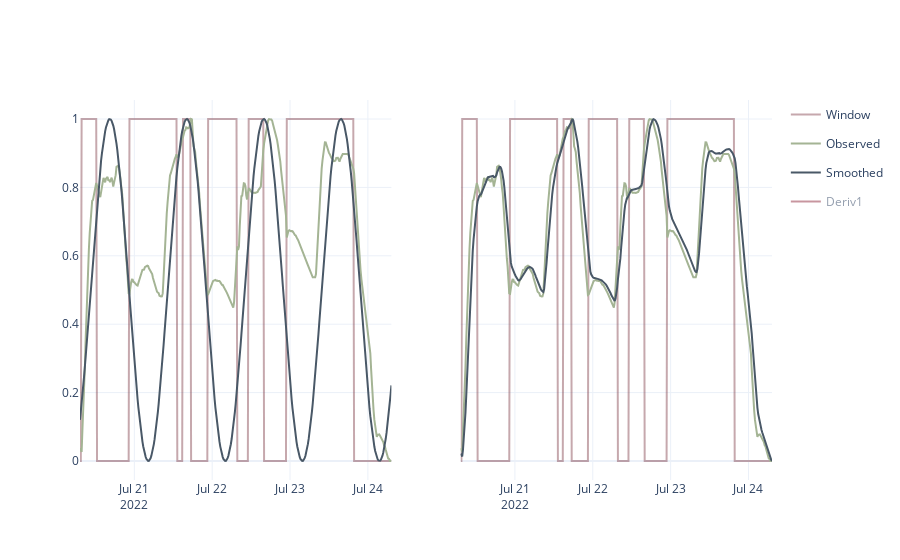

Write notebook code for a chart like this one.
### Code cell
fig = make_subplots(rows=1, cols=2, shared_yaxes=True)

s2, s3 = [[obj.window_norm, obj.temp_norm, obj.smooth_series, obj.deriv] for obj in [w2, w3]]
names = ["Window", "Observed", "Smoothed", "Deriv1"]
opacities = [0.4, 1, 1,1]

for ix, name, ser in zip(range(len(names)), names, s2):
    fig.add_trace(go.Scatter(x=w2.time, y=ser, name=name, mode='lines', line_color=colorway[ix], opacity=opacities[ix],legendgroup=name,), row = 1, col = 1)

for ix, name, ser in zip(range(len(names)), names, s3):
    fig.add_trace(go.Scatter(x=w2.time, y=ser, name=name, mode='lines', line_color=colorway[ix], opacity=opacities[ix],legendgroup=name, showlegend=False), row = 1, col = 2)

fig.update_traces(visible="legendonly", selector=dict(name="Deriv1"))


fig.show()

### Figure 1 — Plotly figure (JSON) as saved in the notebook; plotly's stock layout.template omitted (floating-point values rounded to 4 significant figures; data arrays with more than 128 entries replaced by an {"elided": "..."} marker saying what was removed)
{"data": [{"legendgroup": "Window", "line": {"color": "#702632"}, "mode": "lines", "name": "Window", "opacity": 0.4, "type": "scatter", "x": {"elided": "385 str values"}, "xaxis": "x", "y": {"elided": "385 int values"}, "yaxis": "y"}, {"legendgroup": "Observed", "line": {"color": "#A4B494"}, "mode": "lines", "name": "Observed", "opacity": 1, "type": "scatter", "x": {"elided": "385 str values"}, "xaxis": "x", "y": {"elided": "385 float values"}, "yaxis": "y"}, {"legendgroup": "Smoothed", "line": {"color": "#495867"}, "mode": "lines", "name": "Smoothed", "opacity": 1, "type": "scatter", "x": {"elided": "385 str values"}, "xaxis": "x", "y": {"elided": "385 float values"}, "yaxis": "y"}, {"legendgroup": "Deriv1", "line": {"color": "#912F40"}, "mode": "lines", "name": "Deriv1", "opacity": 1, "type": "scatter", "visible": "legendonly", "x": {"elided": "385 str values"}, "xaxis": "x", "y": {"elided": "385 float values"}, "yaxis": "y"}, {"legendgroup": "Window", "line": {"color": "#702632"}, "mode": "lines", "name": "Window", "opacity": 0.4, "showlegend": false, "type": "scatter", "x": {"elided": "385 str values"}, "xaxis": "x2", "y": {"elided": "385 int values"}, "yaxis": "y2"}, {"legendgroup": "Observed", "line": {"color": "#A4B494"}, "mode": "lines", "name": "Observed", "opacity": 1, "showlegend": false, "type": "scatter", "x": {"elided": "385 str values"}, "xaxis": "x2", "y": {"elided": "385 float values"}, "yaxis": "y2"}, {"legendgroup": "Smoothed", "line": {"color": "#495867"}, "mode": "lines", "name": "Smoothed", "opacity": 1, "showlegend": false, "type": "scatter", "x": {"elided": "385 str values"}, "xaxis": "x2", "y": {"elided": "385 float values"}, "yaxis": "y2"}, {"legendgroup": "Deriv1", "line": {"color": "#912F40"}, "mode": "lines", "name": "Deriv1", "opacity": 1, "showlegend": false, "type": "scatter", "visible": "legendonly", "x": {"elided": "385 str values"}, "xaxis": "x2", "y": {"elided": "385 float values"}, "yaxis": "y2"}], "layout": {"xaxis": {"anchor": "y", "domain": [0, 0.45]}, "xaxis2": {"anchor": "y2", "domain": [0.55, 1]}, "yaxis": {"anchor": "x", "domain": [0, 1]}, "yaxis2": {"anchor": "x2", "domain": [0, 1], "matches": "y", "showticklabels": false}}}
